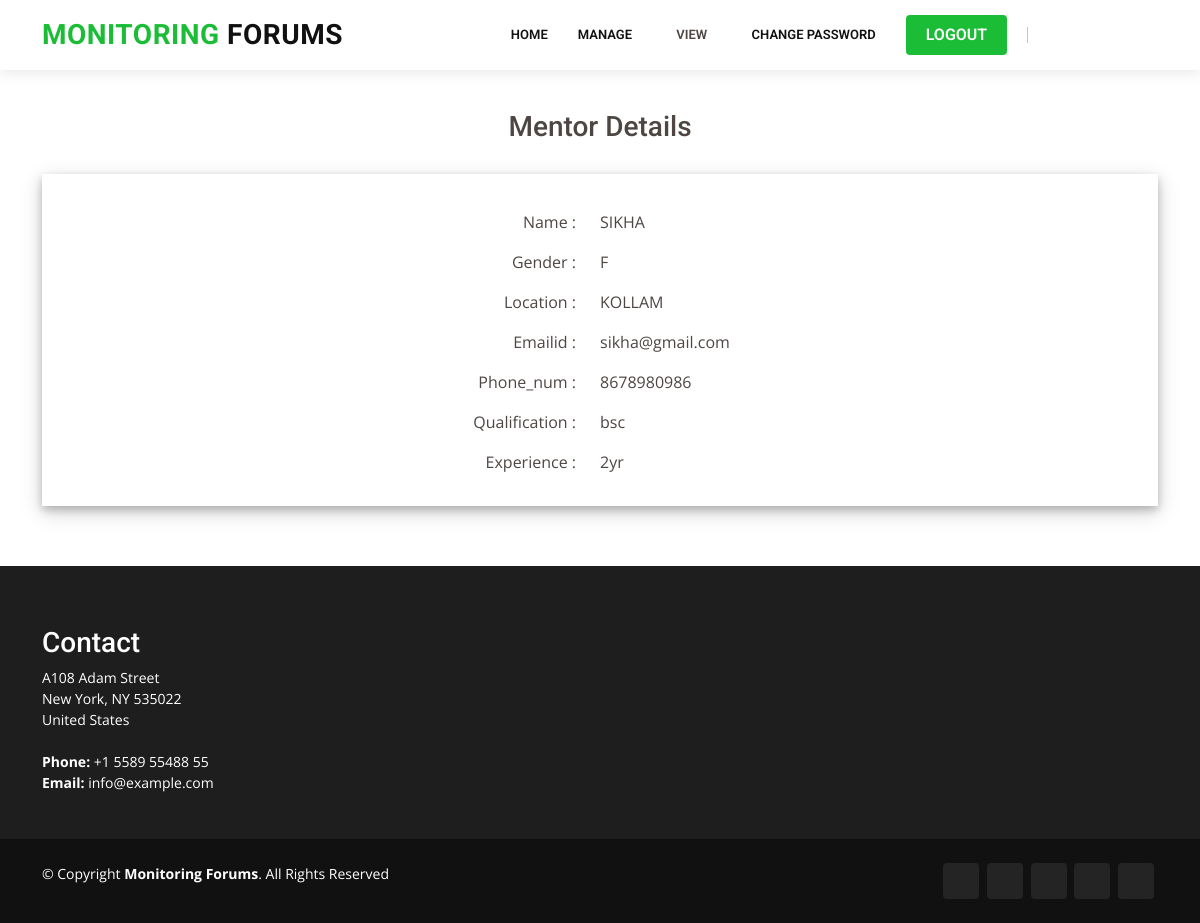
Page /viewmentordetailsfromcomplaintSA/25/ (signed in) on the committed database.
### GroupAdmin/models.py (models this page shows)
class mentorsregistration(models.Model):
    mentorname=models.CharField(max_length=20)
    gender = models.CharField(max_length=20)
    location = models.CharField(max_length=20)
    emailid = models.CharField(max_length=20)
    phoneno = models.CharField(max_length=20)
    qualification = models.CharField(max_length=20)
    experience = models.CharField(max_length=20)
    username = models.CharField(max_length=20)
    password = models.CharField(max_length=20)
    grpadmin_id = models.ForeignKey(groupadmins,on_delete=models.CASCADE)
    status = models.CharField(max_length=20)

### SiteAdmin/views.py (the view)
# urls.py: url(r'^viewmentordetailsfromcomplaintSA/(?P<mid>\d+)/$', siteadmin_view.viewmentordetailsfromcomplaintSA, name='viewmentordetailsfromcomplaintSA'),
@never_cache
def viewmentordetailsfromcomplaintSA(request,mid):
    if 'id' not in request.session:
        return redirect('index')
    ob=mentorsregistration.objects.filter(id=mid)
    return render(request,"admin/viewmentordetailsfromcomplaint.html",{'data':ob})

### Templates/admin/viewmentordetailsfromcomplaint.html
{% extends 'admin/base.html' %}
{% block content %}
<section style="margin-top:50px;min-height: 500px;">
    <div class="container">
        {% if data %}
            <div class="text-center"><h3>Mentor Details</h3></div>
        {% for v in data %}
        <div class="row p-3" style="margin:0 auto;width:100%;margin-top:30px;box-shadow: 0 4px 8px 0 rgba(0, 0, 0, 0.2), 0 6px 20px 0 rgba(0, 0, 0, 0.19)">
                <div class="row" style="height:40px;margin-top: 20px;">
                    <div class="col" style="text-align: right;">Name :</div>
                    <div class="col">{{v.mentorname}}</div>
                </div>
                <div class="row"style="height:40px">
                    <div class="col" style="text-align: right;">Gender :</div>
                    <div class="col">{{v.gender}}</div>
                </div>
                <div class="row"style="height:40px">
                    <div class="col" style="text-align: right;">Location :</div>
                    <div class="col">{{v.location}}</div>
                </div>
                <div class="row"style="height:40px">
                    <div class="col" style="text-align: right;">Emailid :</div>
                    <div class="col">{{v.emailid}}</div>
                </div>
                <div class="row"style="height:40px">
                    <div class="col" style="text-align: right;">Phone_num :</div>
                    <div class="col">{{v.phoneno}}</div>
                </div>
                <div class="row"style="height:40px">
                    <div class="col" style="text-align: right;">Qualification :</div>
                    <div class="col">{{v.qualification}}</div>
                </div>
                <div class="row"style="height:40px">
                    <div class="col" style="text-align: right;">Experience :</div>
                    <div class="col">{{v.experience}}</div>
                </div>
        </div>
        {% endfor %}
        {% else %}
            <div class="text-center">Empty</div>
        {% endif %}
    </div>
</section>
{% endblock %}

### static/Company/assets/css/style.css (style rules this page uses)
body { font-family: "Open Sans", sans-serif; color: #4d4643; }
h1, h2, h3, h4, h5, h6 { font-family: "Roboto", sans-serif; }
section { padding: 60px 0; overflow: hidden; }

### rows in the picture
mentorsregistration: mentorname "SIKHA", gender "F", location "KOLLAM", emailid "sikha@gmail.com", phoneno "8678980986", qualification "bsc", experience "2yr"
